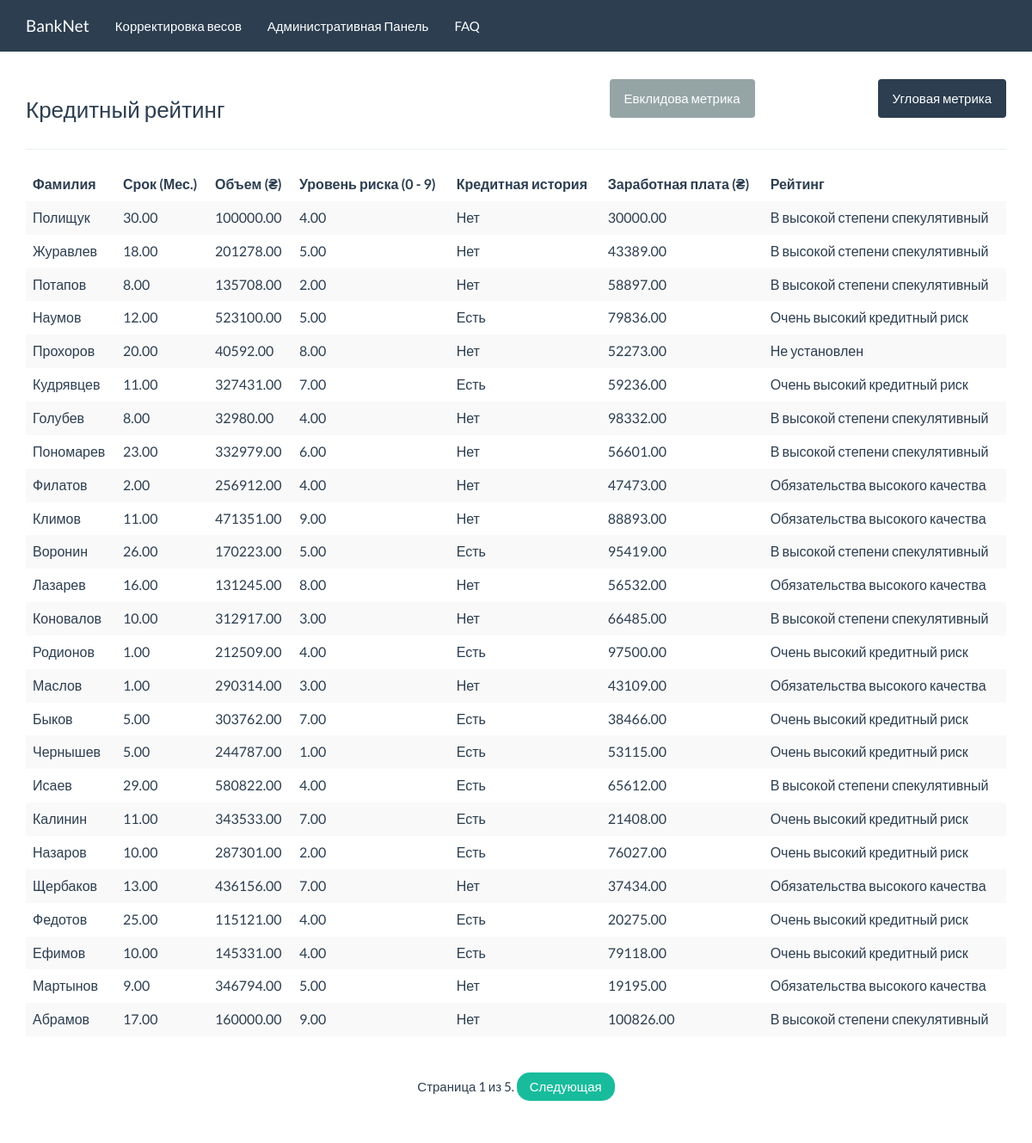
Screenshot of /rating_list/byAngle/?page=1 with the database file from the repository.
### banknet/models.py (models this page shows, shortened)
class Rating(models.Model):
    full_name = models.CharField(max_length=255)
    term = models.PositiveSmallIntegerField()
    volume = models.PositiveIntegerField()
    risk_level = models.PositiveSmallIntegerField()
    credit_history = models.BooleanField()
    wages = models.PositiveIntegerField()
    rating = models.DecimalField(max_digits=19, decimal_places=2, blank=True, null=True)

### banknet/views.py (the view)
# urls.py: url(r'^rating_list/(?P<method>(byEuclid|byAngle)+)/$', views.rating_list, name='rating_list'),
def rating_list(request, method = 'byEuclid'):
    rows = 25
    count = Rating.objects.count()
    page = request.GET.get('page')
    end = rows * int(page if page else 1)
    start = end - rows
    ratings_list = Method.make_retings(Rating.objects.all().order_by('id').reverse()[start:end], method)
    try:
        paginator = Paginator(list(range(0, start)) + list(ratings_list) + list(range(end, count)), rows)
        ratings = paginator.page(page)
    except PageNotAnInteger:
        ratings = paginator.page(1)
    except EmptyPage:
        ratings = paginator.page(paginator.num_pages)
    except Exception:
        ratings = None
    return render(request, 'banknet/rating_list.html', {'ratings': ratings})

### banknet/libraries/KohonenNet.py (called while the page is built)
    @method.setter
    def method(self, value):
        self.__method = value

### banknet/libraries/Vector.py (called while the page is built)
    def module(self, vector):
        return sqrt(reduce((lambda x, y: x+y), map(lambda x: x**2, vector)))

    def multiplication(self, vector_a, vector_b):
        return reduce((lambda x, y: x+y), map(lambda x, y: x*y, vector_a, vector_b))

    def angle(self, vector_a, vector_b):
        return self.multiplication(vector_a, vector_b)/(self.module(vector_a) * self.module(vector_b))

### banknet/services.py (called while the page is built)
    @staticmethod
    def get_weight():
        with open(Method.__project_dir + Method.__method + 'Result.json') as data_file:
            weight = json.load(data_file)
        return weight

### banknet/templates/banknet/rating_list.html (shortened to what this page needs)
{% extends 'banknet/base.html' %}
{% block content %}
    <div class="row">
        <div class="col-xs-3">
            <h3>Кредитный рейтинг</h3>
        </div>
        <div class="col-xs-6">
            <a href="{% url 'rating_list' method='byEuclid' %}?page={{ ratings.number}}" class="btn btn-{% if 'byEuclid' in request.path or 'byAngle' not in request.path %}primary{% else %}default{% endif %} pull-right">Евклидова метрика</a>
        </div>
        <div class="col-xs-3">
            <a href="{% url 'rating_list' method='byAngle' %}?page={{ ratings.number}}"
            class="btn btn-{% if 'byAngle' in request.path %}primary{% else %}default{% endif %} pull-right">Угловая метрика</a>
        </div>
    </div>
    <div class="row">
        <div class="col-xs-12">
            <hr>
            <table class="table table-striped table-hover ">
                <thead>
                    <tr>
                        <th>Фамилия</th>
                        <th>Срок (Мес.)</th>
                        <th>Объем (₴)</th>
                        <th>Уровень риска (0 - 9)</th>
                        <th>Кредитная история</th>
                        <th>Заработная плата (₴)</th>
                        <th>Рейтинг</th>
                    </tr>
                </thead>
                <tbody>
                {% for rating in ratings %}
                    <tr>
                        <td>{{ rating.full_name }}</td>
                        <td>{{ rating.term|floatformat:2 }}</td>
                        <td>{{ rating.volume|floatformat:2 }}</td>
                        <td>{{ rating.risk_level|floatformat:2 }}</td>
                        <td>{{ rating.credit_history|yesno:'Есть,Нет' }}</td>
                        <td>{{ rating.wages|floatformat:2 }}</td>
                        <td>{{ rating.rating }}</td>
                    </tr>
                {% endfor %}
                </tbody>
            </table>
        </div>
    </div>
    <div class="row">
        <div class="col-xs-4 col-xs-offset-4" style="text-align: center;">
            <ul class="pager">
                <span class="current">
                    Страница {{ ratings.number }} из {{ ratings.paginator.num_pages }}.
                </span>
                {% if ratings.has_next %}
                <li><a href="?page={{ ratings.next_page_number }}">Следующая</a></li>
                {% endif %}
            </ul>
        </div>
    </div>
{% endblock content %}

### rows the page displays
Rating: full_name "Полищук", term "30.00", volume "100000.00", risk_level "4.00", credit_history "Нет", wages "30000.00", rating "В высокой степени спекулятивный"
Rating: full_name "Журавлев", term "18.00", volume "201278.00", risk_level "5.00", credit_history "Нет", wages "43389.00", rating "В высокой степени спекулятивный"
Rating: full_name "Потапов", term "8.00", volume "135708.00", risk_level "2.00", credit_history "Нет", wages "58897.00", rating "В высокой степени спекулятивный"
Rating: full_name "Наумов", term "12.00", volume "523100.00", risk_level "5.00", credit_history "Есть", wages "79836.00", rating "Очень высокий кредитный риск"
Rating: full_name "Прохоров", term "20.00", volume "40592.00", risk_level "8.00", credit_history "Нет", wages "52273.00", rating "Не установлен"
Rating: full_name "Кудрявцев", term "11.00", volume "327431.00", risk_level "7.00", credit_history "Есть", wages "59236.00", rating "Очень высокий кредитный риск"
Rating: full_name "Голубев", term "8.00", volume "32980.00", risk_level "4.00", credit_history "Нет", wages "98332.00", rating "В высокой степени спекулятивный"
Rating: full_name "Пономарев", term "23.00", volume "332979.00", risk_level "6.00", credit_history "Нет", wages "56601.00", rating "В высокой степени спекулятивный"
Rating: full_name "Филатов", term "2.00", volume "256912.00", risk_level "4.00", credit_history "Нет", wages "47473.00", rating "Обязательства высокого качества"
Rating: full_name "Климов", term "11.00", volume "471351.00", risk_level "9.00", credit_history "Нет", wages "88893.00", rating "Обязательства высокого качества"
Rating: full_name "Воронин", term "26.00", volume "170223.00", risk_level "5.00", credit_history "Есть", wages "95419.00", rating "В высокой степени спекулятивный"
Rating: full_name "Лазарев", term "16.00", volume "131245.00", risk_level "8.00", credit_history "Нет", wages "56532.00", rating "Обязательства высокого качества"
Rating: full_name "Коновалов", term "10.00", volume "312917.00", risk_level "3.00", credit_history "Нет", wages "66485.00", rating "В высокой степени спекулятивный"
Rating: full_name "Родионов", term "1.00", volume "212509.00", risk_level "4.00", credit_history "Есть", wages "97500.00", rating "Очень высокий кредитный риск"
Rating: full_name "Маслов", term "1.00", volume "290314.00", risk_level "3.00", credit_history "Нет", wages "43109.00", rating "Обязательства высокого качества"
Rating: full_name "Быков", term "5.00", volume "303762.00", risk_level "7.00", credit_history "Есть", wages "38466.00", rating "Очень высокий кредитный риск"
Rating: full_name "Чернышев", term "5.00", volume "244787.00", risk_level "1.00", credit_history "Есть", wages "53115.00", rating "Очень высокий кредитный риск"
Rating: full_name "Исаев", term "29.00", volume "580822.00", risk_level "4.00", credit_history "Есть", wages "65612.00", rating "В высокой степени спекулятивный"
Rating: full_name "Калинин", term "11.00", volume "343533.00", risk_level "7.00", credit_history "Есть", wages "21408.00", rating "Очень высокий кредитный риск"
Rating: full_name "Назаров", term "10.00", volume "287301.00", risk_level "2.00", credit_history "Есть", wages "76027.00", rating "Очень высокий кредитный риск"
Rating: full_name "Щербаков", term "13.00", volume "436156.00", risk_level "7.00", credit_history "Нет", wages "37434.00", rating "Обязательства высокого качества"
Rating: full_name "Федотов", term "25.00", volume "115121.00", risk_level "4.00", credit_history "Есть", wages "20275.00", rating "Очень высокий кредитный риск"
Rating: full_name "Ефимов", term "10.00", volume "145331.00", risk_level "4.00", credit_history "Есть", wages "79118.00", rating "Очень высокий кредитный риск"
Rating: full_name "Мартынов", term "9.00", volume "346794.00", risk_level "5.00", credit_history "Нет", wages "19195.00", rating "Обязательства высокого качества"
Rating: full_name "Абрамов", term "17.00", volume "160000.00", risk_level "9.00", credit_history "Нет", wages "100826.00", rating "В высокой степени спекулятивный"

### other values shown
{{ ratings.number }} "1"
{{ ratings.paginator.num_pages }} "5"
